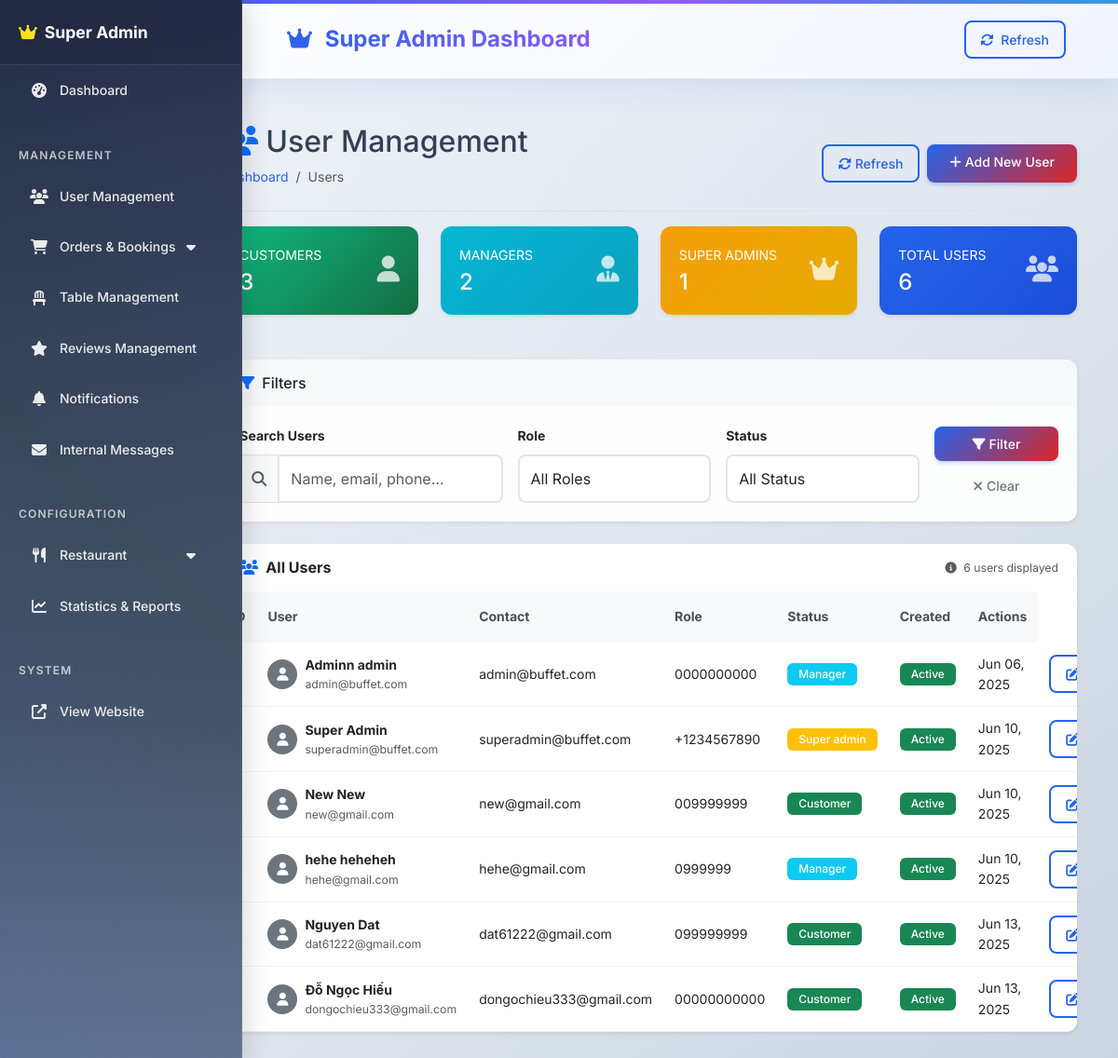
The page /superadmin/users (signed in) on the database its author committed.
### tables this page shows
CREATE TABLE IF NOT EXISTS `users` (
  `id` int NOT NULL AUTO_INCREMENT,
  `first_name` varchar(50) NOT NULL,
  `last_name` varchar(50) NOT NULL,
  `email` varchar(100) NOT NULL,
  `password` varchar(255) NOT NULL,
  `phone` varchar(20) DEFAULT NULL,
  `date_of_birth` date DEFAULT NULL,
  `address` text,
  `avatar` varchar(255) DEFAULT NULL,
  `role` enum('customer','manager','super_admin') DEFAULT 'customer',
  `email_verified` tinyint(1) DEFAULT '0',
  `email_verification_token` varchar(255) DEFAULT NULL,
  `password_reset_token` varchar(255) DEFAULT NULL,
  `password_reset_expires` timestamp NULL DEFAULT NULL,
  `last_login` timestamp NULL DEFAULT NULL,
  `is_active` tinyint(1) DEFAULT '1',
  `preferences` json DEFAULT NULL,
  `created_at` timestamp NULL DEFAULT CURRENT_TIMESTAMP,
  `updated_at` timestamp NULL DEFAULT CURRENT_TIMESTAMP ON UPDATE CURRENT_TIMESTAMP,
  PRIMARY KEY (`id`),
  UNIQUE KEY `email` (`email`),
  KEY `idx_role` (`role`),
  KEY `idx_active` (`is_active`)
);

### views/superadmin/users/index.php (the view, shortened to what the rows shown need)
<!DOCTYPE html>
<html lang="en">
<head>
    <?php require_once 'views/layouts/superadmin_header.php'; ?>
</head>
<body>
    <div class="container-fluid">
        <div class="row">
            <main class="col-md-9 ms-sm-auto col-lg-10 px-md-4">
                <div class="d-flex justify-content-between flex-wrap flex-md-nowrap align-items-center pt-3 pb-2 mb-3 border-bottom">
                    <div>
                        <h1 class="h2">
                            <i class="fas fa-users me-2 text-primary"></i>User Management
                        </h1>
                    </div>
                </div>
                <div class="card border-0 shadow-sm">
                    <div class="card-body p-0">                        <div class="table-responsive">
                            <table class="table table-hover align-middle mb-0">
                                <thead class="table-light">
                                    <tr>
                                        <th class="border-0 fw-bold">ID</th>
                                        <th class="border-0 fw-bold">User</th>
                                        <th class="border-0 fw-bold">Contact</th>
                                        <th class="border-0 fw-bold">Role</th>
                                        <th class="border-0 fw-bold">Status</th>
                                        <th class="border-0 fw-bold">Created</th>
                                        <th class="border-0 fw-bold text-center">Actions</th>
                                    </tr>
                                </thead>
                                <tbody>
                            <?php if (!empty($users)): ?>
                                <?php foreach ($users as $user): ?>
                                    <tr>
                                        <td><?php echo $user['id']; ?></td>
                                        <td>
                                            <div class="d-flex align-items-center">
                                                <div class="avatar me-2">
                                                    <?php if (!empty($user['avatar'])): ?>
                                                        <img src="<?php echo $user['avatar']; ?>" alt="Avatar" class="rounded-circle" width="32" height="32">
                                                    <?php else: ?>
                                                        <div class="bg-secondary rounded-circle d-flex align-items-center justify-content-center" style="width: 32px; height: 32px;">
                                                            <i class="fas fa-user text-white"></i>
                                                        </div>
                                                    <?php endif; ?>
                                                </div>                                                <div>
                                                    <div class="fw-bold"><?php echo htmlspecialchars(trim(($user['first_name'] ?? '') . ' ' . ($user['last_name'] ?? '')) ?: 'Unknown User'); ?></div>
                                                    <div class="text-muted small"><?php echo htmlspecialchars($user['email']); ?></div>
                                                </div>
                                            </div>
                                        </td>
                                        <td><?php echo htmlspecialchars($user['email']); ?></td>
                                        <td><?php echo htmlspecialchars($user['phone'] ?? 'N/A'); ?></td>
                                        <td>
                                            <span class="badge bg-<?php echo getRoleBadgeColor($user['role']); ?>">
                                                <?php echo ucfirst(str_replace('_', ' ', $user['role'])); ?>
                                            </span>
                                        </td>                                        <td>
                                            <span class="badge bg-<?php echo ($user['is_active'] ?? 0) == 1 ? 'success' : 'secondary'; ?>">
                                                <?php echo ($user['is_active'] ?? 0) == 1 ? 'Active' : 'Inactive'; ?>
                                            </span>
                                        </td>
                                        <td><?php echo date('M d, Y', strtotime($user['created_at'])); ?></td>                                        <td>
                                            <div class="btn-group" role="group">
                                                <a href="<?= SITE_URL ?>/superadmin/users/edit/<?php echo $user['id']; ?>"
                                                    class="btn btn-sm btn-outline-primary">
                                                    <i class="fas fa-edit"></i>
                                                </a>
                                            </div>
                                        </td>
                                    </tr>
                                <?php endforeach; ?>
                            <?php endif; ?>
                        </tbody>
                    </table>
                </div>
            </div>
        </div>
        </main>
    </div>
</div>
<?php
function getRoleBadgeColor($role) {
    switch($role) {
        case 'super_admin': return 'warning';
        case 'manager': return 'info';
        case 'customer': return 'success';
    }
}
?>
<?php require_once 'views/layouts/superadmin_footer.php'; ?>

### rows shown on the page
users: first_name+last_name "Adminn admin", email "admin@buffet.com", phone "0000000000", role "Manager", is_active "Active", created_at "Jun 06, 2025"
users: first_name+last_name "Super Admin", email "superadmin@buffet.com", phone "+1234567890", role "Super admin", is_active "Active", created_at "Jun 10, 2025"
users: first_name+last_name "New New", email "new@gmail.com", phone "009999999", role "Customer", is_active "Active", created_at "Jun 10, 2025"
users: first_name+last_name "hehe heheheh", email "hehe@gmail.com", phone "0999999", role "Manager", is_active "Active", created_at "Jun 10, 2025"
users: first_name+last_name "Nguyen Dat", email "dat61222@gmail.com", phone "099999999", role "Customer", is_active "Active", created_at "Jun 13, 2025"
users: first_name+last_name "Đỗ Ngọc Hiếu", email "dongochieu333@gmail.com", phone "00000000000", role "Customer", is_active "Active", created_at "Jun 13, 2025"

### other values the page prints
$stats['customers'] "3"
$stats['managers'] "2"
$stats['super_admins'] "1"
$stats['total'] "6"
count($users ?? []) "6"
